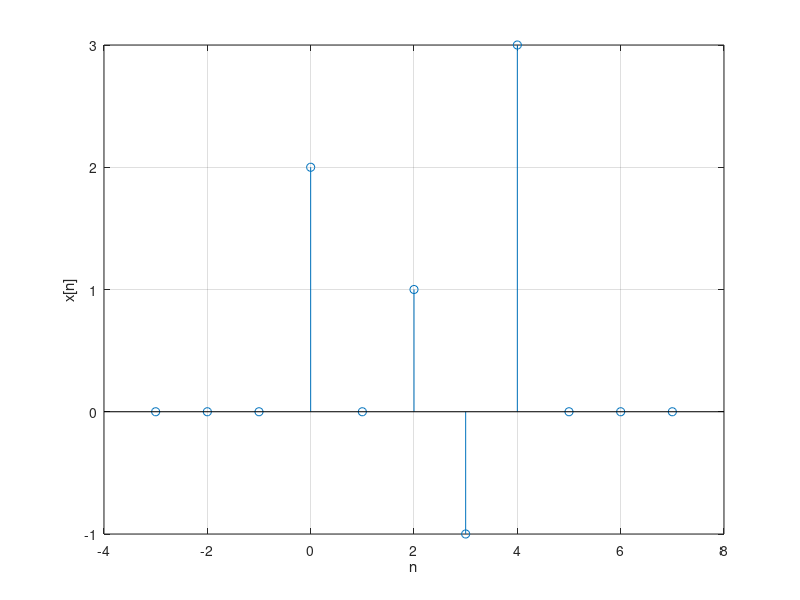

MATLAB code for this plot:
nx = -3:1:7;
x = zeros(1,11);
x(4) = 2;
x(6) = 1;
x(7) = -1;
x(8) = 3;
stem(nx,x)
xlabel('n')
ylabel('x[n]')
grid on

